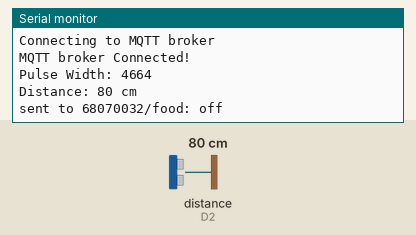
Recording of a sketch running on a simulated Arduino Uno R4 WiFi. Parts: the last lines printed to the serial monitor. Wiring (inferred from the names in the program): ultrasonic range finder: trigger D4; echo D2. The test bench sets the inputs (shaded band); at power-on: distance to the obstacle (sensor on D2) 80 cm. The echo pulse lasts 58.3 µs per cm; WiFi joins after 1.5 s; servers stay silent unless stated; no MQTT or app messages arrive unless stated.

Above: at 12.7 s.
12.8 s: distance to the obstacle (sensor on D2) set to 23 cm
At 17.3 s:
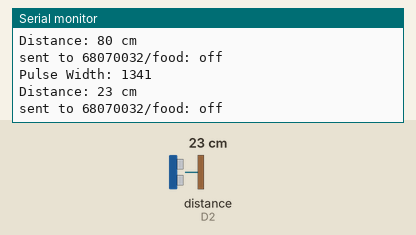
17.8 s: distance to the obstacle (sensor on D2) set to 18 cm
At 22.5 s:
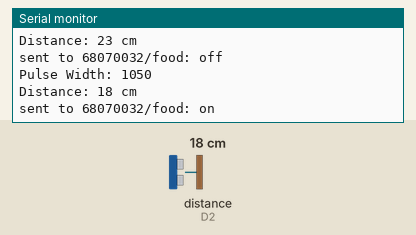
Timing chart, 0 to 24.0 s (numbered marks = the images above; inputs shaded):
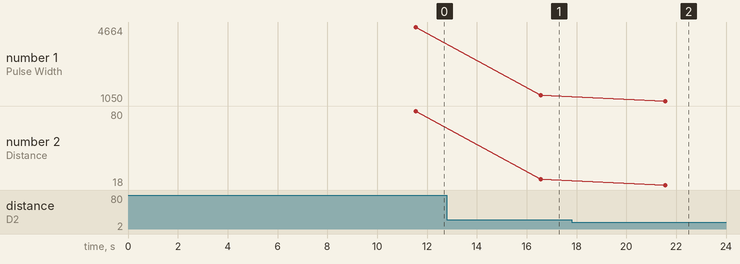

Measured:
- the behaviour switches between 21 and 20 cm on distance to the obstacle (sensor on D2) (found by bisection; images 1 and 2)
- after the input at 12.8 s, the serial monitor: prints a new line after 3.8 s (image 1)
- after the input at 17.8 s, the serial monitor: prints a new line after 3.8 s (image 2)
- plotted number 1: 4664 → 1341 after the input at 12.8 s, 1341 → 1050 after the input at 17.8 s
- plotted number 2: 80 → 23 after the input at 12.8 s, 23 → 18 after the input at 17.8 s

The sketch:

Unter.ino
```cpp
#include <WiFiS3.h>
#include <MQTTClient.h>

const char WIFI_SSID[] = "Java";
const char WIFI_PASSWORD[] = "29122549";

const char MQTT_BROKER_ADRRESS[] = "phycom.it.kmitl.ac.th";
const int MQTT_PORT = 1883;  // Arduino ใช้ TCP ธรรมดา
const char MQTT_CLIENT_ID[] = "jaja-uno-68070032";
const char MQTT_USERNAME[] = "";
const char MQTT_PASSWORD[] = "";

const char PUBLISH_TOPIC[] = "68070032/food";
const int PUBLISH_INTERVAL = 5000;  // ส่งทุก 5 วินาที

WiFiClient network;
MQTTClient mqtt = MQTTClient(256);

unsigned long lastPublishTime = 0;
const int potPin = A0;

void setup() {
  Serial.begin(9600);
  pinMode(4, OUTPUT);    // 4 = Trig
  pinMode(2, INPUT);     // 2 = Echo


  int status = WL_IDLE_STATUS;
  while (status != WL_CONNECTED) {
    Serial.print("Attempting to connect to SSID: ");
    Serial.println(WIFI_SSID);
    status = WiFi.begin(WIFI_SSID, WIFI_PASSWORD);
    delay(10000);
  }

  Serial.print("IP Address: ");
  Serial.println(WiFi.localIP());

  mqtt.begin(MQTT_BROKER_ADRRESS, MQTT_PORT, network);
  connectToMQTT();
}

void loop() {
  mqtt.loop();

  if (!mqtt.connected()) {
    connectToMQTT();
  }

  if (millis() - lastPublishTime > PUBLISH_INTERVAL) {
    sendToMQTT();
    lastPublishTime = millis();
  }
}

void connectToMQTT() {
  Serial.print("Connecting to MQTT broker");
  while (!mqtt.connect(MQTT_CLIENT_ID, MQTT_USERNAME, MQTT_PASSWORD)) {
    Serial.print(".");
    delay(500);
  }
  Serial.println();
  Serial.println("MQTT broker Connected!");
}

String read() {
  digitalWrite(4, LOW);
  delayMicroseconds(2);
  digitalWrite(4, HIGH);
  delayMicroseconds(10);
  digitalWrite(4, LOW);

  long pulseWidth = pulseIn(2, HIGH, 30000);  // รอไม่เกิน 30 ms

  Serial.print("Pulse Width: ");
  Serial.println(pulseWidth);

  if (pulseWidth == 0) {          // ไม่มีเสียงสะท้อน
    Serial.println("No echo");
    return "off";                 // หรือจะเปลี่ยนเป็น "error" ก็ได้
  }

  long distanceCm = pulseWidth / 29 / 2;
  Serial.print("Distance: ");
  Serial.print(distanceCm);
  Serial.println(" cm");

  return (distanceCm > 20) ? "off" : "on";
}

void sendToMQTT() {
  String tempC = read(); // Fixed 'str' to 'String'
  char messageBuffer[16];
  tempC.toCharArray(messageBuffer, 16);
  mqtt.publish(PUBLISH_TOPIC, messageBuffer);

  Serial.print("sent to ");
  Serial.print(PUBLISH_TOPIC);
  Serial.print(": ");
  Serial.println(messageBuffer);
}
```
